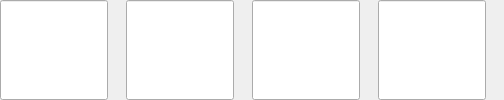
        <widget class="QWidget" name="widget_antonym0" native="true">
         <layout class="QHBoxLayout" name="horizontalLayout_24">
          <property name="spacing">
           <number>18</number>
          </property>
          <property name="leftMargin">
           <number>0</number>
          </property>
          <property name="topMargin">
           <number>0</number>
          </property>
          <property name="rightMargin">
           <number>0</number>
          </property>
          <property name="bottomMargin">
           <number>0</number>
          </property>
          <item>
           <widget class="LinkLabel" name="linkLabel_antonym0">
            <property name="sizePolicy">
             <sizepolicy hsizetype="Preferred" vsizetype="Preferred">
              <horstretch>0</horstretch>
              <verstretch>0</verstretch>
             </sizepolicy>
            </property>
            <property name="minimumSize">
             <size>
              <width>0</width>
              <height>44</height>
             </size>
            </property>
           </widget>
          </item>
          <item>
           <widget class="LinkLabel" name="linkLabel_antonym1">
            <property name="sizePolicy">
             <sizepolicy hsizetype="Preferred" vsizetype="Preferred">
              <horstretch>0</horstretch>
              <verstretch>0</verstretch>
             </sizepolicy>
            </property>
            <property name="minimumSize">
             <size>
              <width>0</width>
              <height>44</height>
             </size>
            </property>
           </widget>
          </item>
          <item>
           <widget class="LinkLabel" name="linkLabel_antonym2">
            <property name="sizePolicy">
             <sizepolicy hsizetype="Preferred" vsizetype="Preferred">
              <horstretch>0</horstretch>
              <verstretch>0</verstretch>
             </sizepolicy>
            </property>
            <property name="minimumSize">
             <size>
              <width>0</width>
              <height>44</height>
             </size>
            </property>
           </widget>
          </item>
          <item>
           <widget class="LinkLabel" name="linkLabel_antonym3">
            <property name="sizePolicy">
             <sizepolicy hsizetype="Preferred" vsizetype="Preferred">
              <horstretch>0</horstretch>
              <verstretch>0</verstretch>
             </sizepolicy>
            </property>
            <property name="minimumSize">
             <size>
              <width>0</width>
              <height>44</height>
             </size>
            </property>
           </widget>
          </item>
          <item>
           <spacer name="horizontalSpacer_7">
            <property name="orientation">
             <enum>Qt::Horizontal</enum>
            </property>
            <property name="sizeHint" stdset="0">
             <size>
              <width>18</width>
              <height>20</height>
             </size>
            </property>
           </spacer>
          </item>
         </layout>
        </widget>
